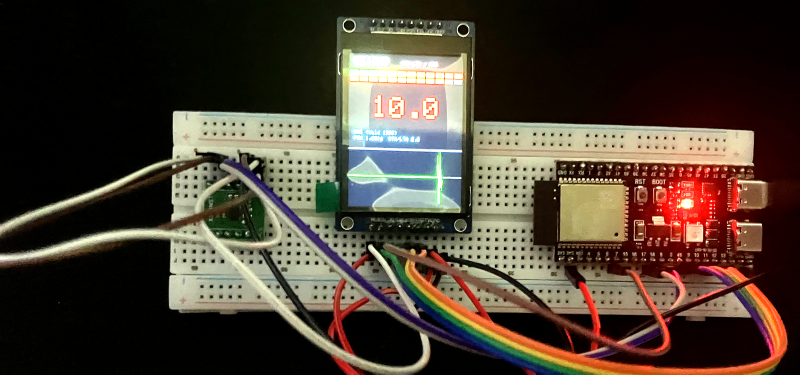
#> input picture docs/assets/07-intensity-ui-demo.png, 1600 x 749 px (shown at 1/2 size)
$ python make_og.py
#> lines starting #> are read from the running program, lines starting #| are printed output that depends on the picture
"""Build the social/Open Graph preview image from the Phase 7 as-built photo.

OG wants 1200x630 (1.91:1) and a modest file size. We fit the enhanced photo
onto a 1200x630 dark canvas (letterboxed so nothing important is cropped) and
save a compressed JPEG.

Regenerate: python3 make_og.py
"""

from PIL import Image

OG_W, OG_H = 1200, 630
BG = (10, 12, 14)

src = Image.open("07-intensity-ui-demo.png").convert("RGB")
#> src is the input picture: PIL image 1600x749 RGB; mean R, G, B 74.2, 62.5, 50.3

# Scale to fit inside the OG box, preserving aspect ratio.
scale = min(OG_W / src.width, OG_H / src.height)
#> scale = 0.75
new = src.resize((int(src.width * scale), int(src.height * scale)),
                 Image.Resampling.LANCZOS)
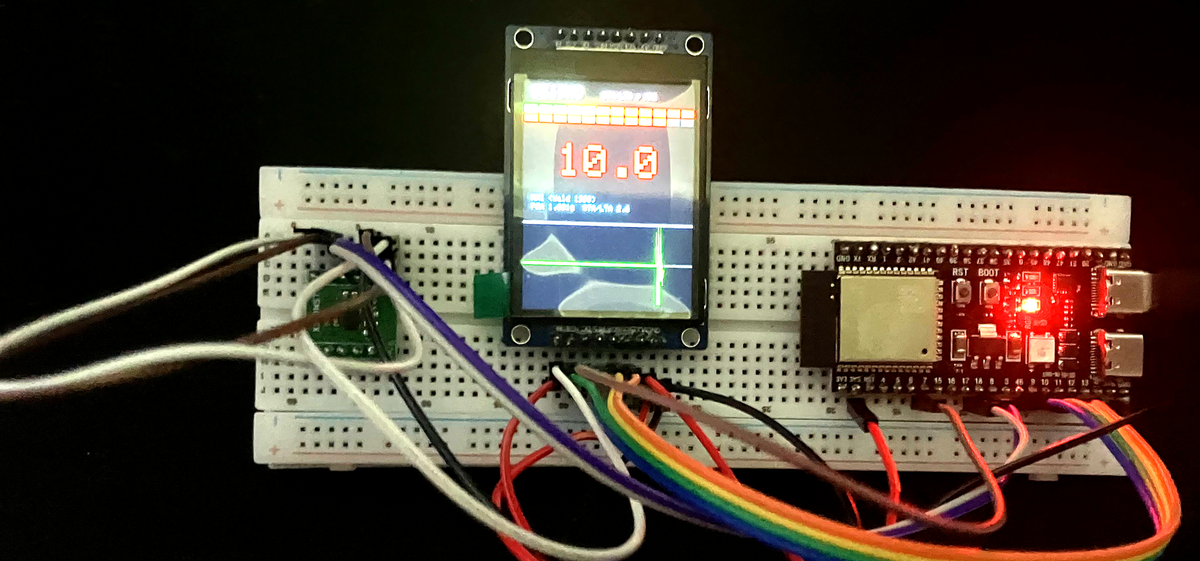
#> new: PIL image 1200x561 RGB; mean R, G, B 74.2, 62.5, 50.3

canvas = Image.new("RGB", (OG_W, OG_H), BG)
canvas.paste(new, ((OG_W - new.width) // 2, (OG_H - new.height) // 2))
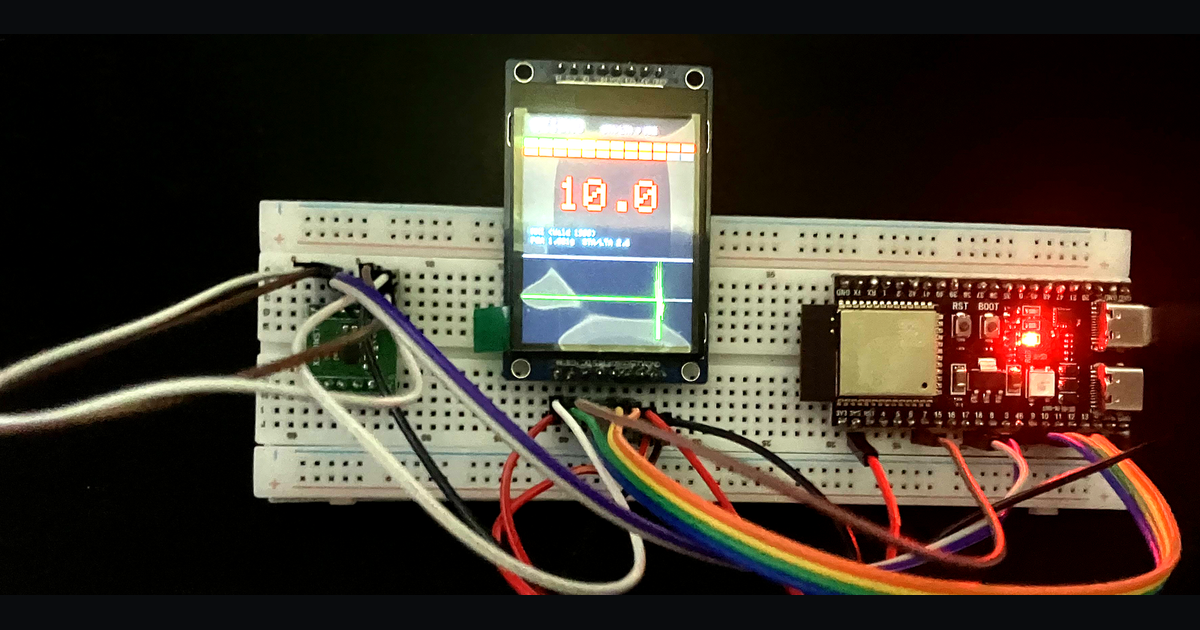
#> canvas: PIL image 1200x630 RGB; mean R, G, B 67.2, 57, 46.4

canvas.save("og-image.jpg", quality=82, optimize=True, progressive=True)
print(f"ok -> og-image.jpg {canvas.size}")
#| ok -> og-image.jpg (1200, 630)
